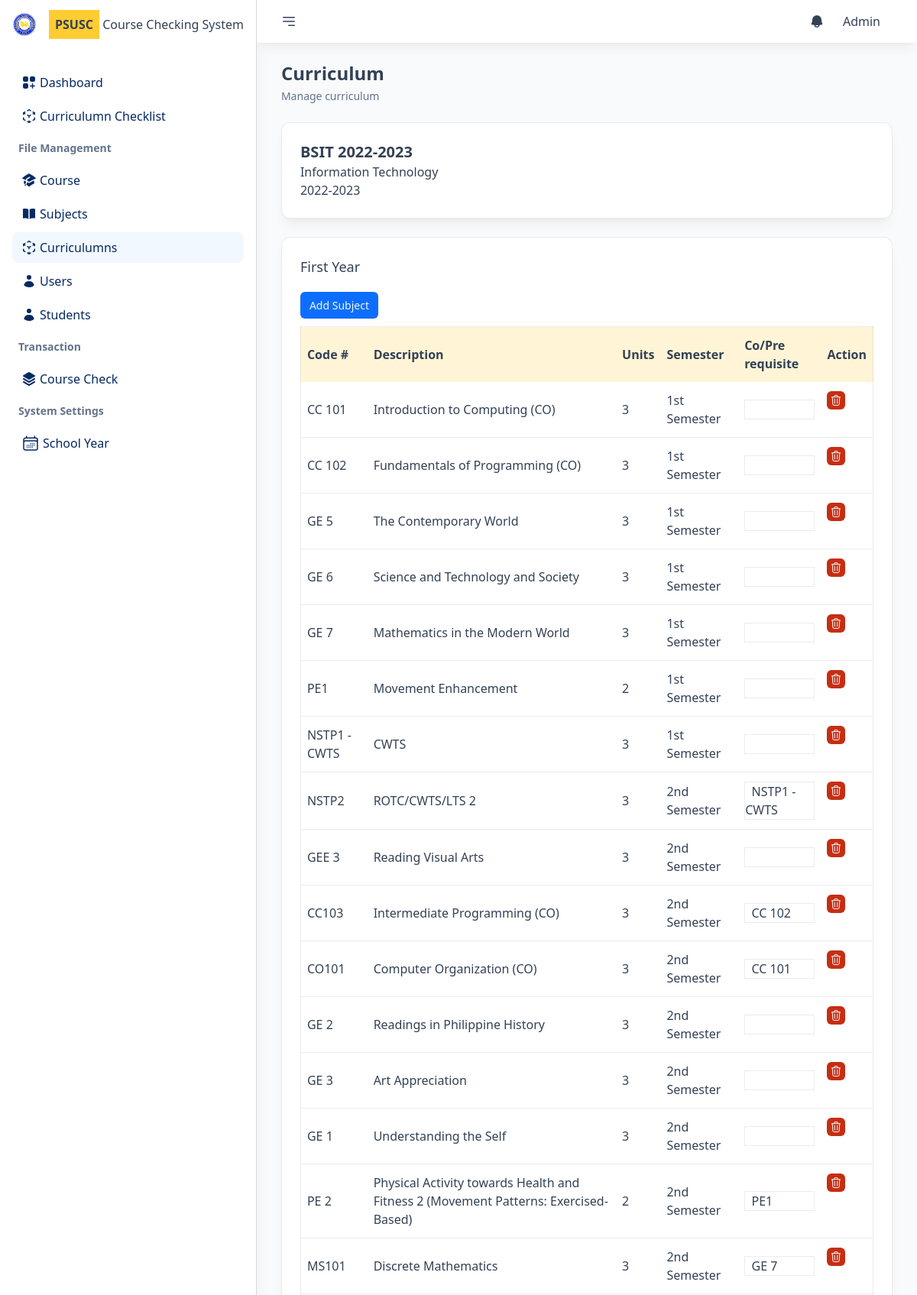
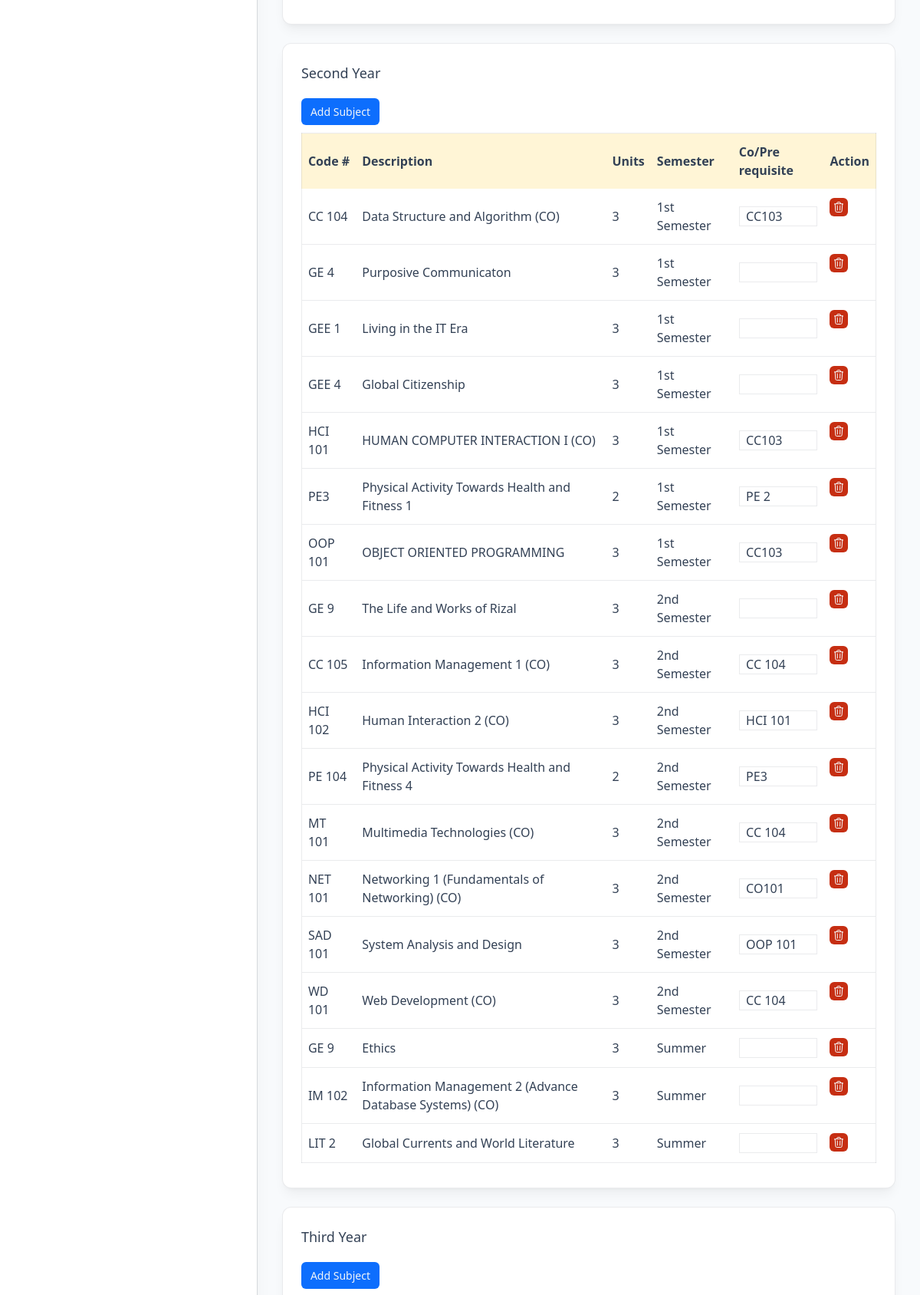
The page /curriculums/details/1 (signed in, upper part) on the database its author committed (2 pictures, top to bottom).
### tables this page shows
CREATE TABLE `users` (
  `id` int(11) NOT NULL,
  `empno` varchar(50) NOT NULL,
  `fname` varchar(150) NOT NULL,
  `lname` varchar(150) NOT NULL,
  `mname` varchar(150) NOT NULL,
  `email` varchar(150) NOT NULL,
  `password` varchar(150) NOT NULL,
  `courseId` int(11) NOT NULL,
  `userType` varchar(50) NOT NULL
);

CREATE TABLE `curriculums` (
  `id` int(11) NOT NULL,
  `name` varchar(150) NOT NULL,
  `course_id` int(11) NOT NULL,
  `sy` varchar(50) NOT NULL
);

CREATE TABLE `courses` (
  `id` int(11) NOT NULL,
  `course` varchar(150) NOT NULL,
  `description` varchar(300) NOT NULL
);

CREATE TABLE `schoolyears` (
  `id` int(11) NOT NULL,
  `schoolyear` varchar(50) NOT NULL,
  `status` varchar(50) NOT NULL
);

CREATE TABLE `yearlevels` (
  `id` int(11) NOT NULL,
  `year` varchar(50) NOT NULL
);

CREATE TABLE `subjects` (
  `id` int(11) NOT NULL,
  `subjectCode` varchar(150) NOT NULL,
  `description` text NOT NULL,
  `units` int(11) NOT NULL
);

CREATE TABLE `semesters` (
  `id` int(11) NOT NULL,
  `sem` varchar(50) NOT NULL,
  `status` varchar(50) NOT NULL
);

CREATE TABLE `curriculumdetails` (
  `id` int(11) NOT NULL,
  `currId` int(11) NOT NULL,
  `subId` int(11) NOT NULL,
  `yearId` int(11) NOT NULL,
  `semId` int(11) NOT NULL
);

### public/pages/curriculums/detailsview.php (the view, shortened to what the rows shown need)
<?php
require_once(TEMPLATE_PATH . "/header.php");
require_once(TEMPLATE_PATH . "/nav.php");
?>
<div class="px-8">
    <div class="bg-white p-6 rounded-xl shadow-lg shadow-black/5 border border-slate-700/10 mb-6">
        <h2 class="text-xl font-bold"><?= $curriculum->getName() ?></h2>
        <p><?= $curriculum->getCourse()->getDescription() ?></p>
        <p><?= $curriculum->getSyDet()->getSchoolyear() ?></p>
    </div>
    <?php
    foreach ($yearlevels as $year) :
        $y = $year['yearlevels'];
        $s = $year['subjects'];
    ?>
        <div class="bg-white p-6 rounded-xl shadow-lg shadow-black/5 border border-slate-700/10 mb-6">
            <h2 class="text-lg text-slate-700 mb-6"><?= $y->getYear() ?></h2>
            <div class="mb-4">
                <a href="#" data-remote="/curriculums/addsubject/<?= "{$curriculum->getId()}/{$y->getId()}" ?>" data-size="w-full md:w-2/5" class="pop px-3 py-2 text-sm bg-brand hover:bg-brand-dark rounded-md text-slate-100 transition-all">Add Subject</a>
            </div>
            <table class="w-full border border-slate-700/10 mb-2">
                <thead>
                    <tr class="bg-accent/20 text-left ">
                        <th class="px-2 py-3">Code #</th>
                        <th class="px-2 py-3">Description</th>
                        <th class="px-2 py-3">Units</th>
                        <th class="px-2 py-3">Semester</th>
                        <th class="px-2 py-3">Co/Pre requisite</th>
                        <th class="px-2 py-3">Action</th>
                    </tr>
                </thead>
                <tbody class="divide-y divide-slate-700/10 " id="tableBody">
                    <?php
                    foreach ($s as $subject) :
                        $prereq = $subject->getPreReqs();
                        $prereqs = [];
                        foreach ($prereq as $pp) {
                            $prereqs[] = $pp->getCode();
                        }
                    ?>
                        <tr class="transition-all">
                            <td class="px-2 py-3"><?= $subject->getSubject()->getSubjectCode() ?></td>
                            <td class="px-2 py-3"><?= $subject->getSubject()->getDescription() ?></td>
                            <td class="px-2 py-3"><?= $subject->getSubject()->getUnits() ?></td>
                            <td class="px-2 py-3"><?= $subject->getSem()->getSem() ?></td>
                            <td class=" px-2 py-3 ">
                                <div class="prereq focus:outline-brand/60 border border-slate-700/10" data-curr="<?= $curriculum->getId() ?>" data-id="<?= $subject->getId() ?>">&nbsp;
                                    <?php
                                    echo implode(", ", $prereqs);
                                    ?>
                                </div>
                            </td>
                            <td class="px-2 py-3 flex flex-row item-center gap-2">
                                <a href="#" data-remote="/currdetails/confirm/<?= $subject->getId() ?>" data-size="w-full md:w-2/5 lg:w-1/5" class="pop bg-danger-light hover:bg-danger transition-all text-slate-50 p-1 rounded-md text-sm" title="Remove">
                                </a>
                            </td>
                        </tr>
                    <?php
                    endforeach;
                    ?>
                </tbody>
            </table>
        </div>
    <?php
    endforeach;
    ?>
</div>
<?php
require_once(TEMPLATE_PATH . "/footer.php");
?>

### public/template/nav.php (shortened to what the rows shown need)
<div class="relative h-screen overflow-y-auto flex-auto flex gap-6 flex-col">
    <div class="sticky top-0 px-8 py-2 flex flex-row justify-between items-center bg-white shadow-lg shadow-black/5">
        <div class="flex flex-row gap-4 p-2 items-center">
            <div class="relative group">
                <a href="#" class="p-2">
                    <?= $userdata->getFname() ?>
                </a>
            </div>
        </div>
    </div>
    <div class="px-8">
        <h2 class="text-2xl font-semibold mb-1"><?= ucfirst($pageTitle) ?></h2>
    </div>

### rows shown on the page
users: fname "Admin"
curriculums: name "BSIT 2022-2023"
courses: description "Information Technology"
schoolyears: schoolyear "2022-2023"
yearlevels: year "First Year", subjects.subjectCode "CC 101", Description "Introduction to Computing (CO)", Units "3", semesters.sem "1st Semester"
curriculumdetails: subjects.subjectCode "CC 102", Description "Fundamentals of Programming (CO)", Units "3", Sem "1st Semester"
curriculumdetails: subjects.subjectCode "GE 5", Description "The Contemporary World", Units "3", Sem "1st Semester"
curriculumdetails: subjects.subjectCode "GE 6", Description "Science and Technology and Society", Units "3", Sem "1st Semester"
curriculumdetails: subjects.subjectCode "GE 7", Description "Mathematics in the Modern World", Units "3", Sem "1st Semester"
curriculumdetails: subjects.subjectCode "PE1", Description "Movement Enhancement", Units "2", Sem "1st Semester"
curriculumdetails: subjects.subjectCode "NSTP1 - CWTS", Description "CWTS", Units "3", Sem "1st Semester"
curriculumdetails: subjects.subjectCode "NSTP2", Description "ROTC/CWTS/LTS 2", Units "3", semesters.sem "2nd Semester", prereqs "NSTP1 - CWTS"
curriculumdetails: subjects.subjectCode "GEE 3", Description "Reading Visual Arts", Units "3", Sem "2nd Semester"
curriculumdetails: subjects.subjectCode "CC103", Description "Intermediate Programming (CO)", Units "3", Sem "2nd Semester", prereqs "CC 102"
curriculumdetails: subjects.subjectCode "CO101", Description "Computer Organization (CO)", Units "3", Sem "2nd Semester", prereqs "CC 101"
curriculumdetails: subjects.subjectCode "GE 2", Description "Readings in Philippine History", Units "3", Sem "2nd Semester"
curriculumdetails: subjects.subjectCode "GE 3", Description "Art Appreciation", Units "3", Sem "2nd Semester"
curriculumdetails: subjects.subjectCode "GE 1", Description "Understanding the Self", Units "3", Sem "2nd Semester"
curriculumdetails: subjects.subjectCode "PE 2", Description "Physical Activity towards Health and Fitness 2 (Movement Patterns: Exercised-Based)", Units "2", Sem "2nd Semester", prereqs "PE1"
curriculumdetails: subjects.subjectCode "MS101", Description "Discrete Mathematics", Units "3", Sem "2nd Semester", prereqs "GE 7"
yearlevels: year "Second Year"
curriculumdetails: subjects.subjectCode "CC 104", Description "Data Structure and Algorithm (CO)", Units "3", Sem "1st Semester", prereqs "CC103"
curriculumdetails: subjects.subjectCode "GE 4", Description "Purposive Communicaton", Units "3", Sem "1st Semester"
curriculumdetails: subjects.subjectCode "GEE 1", Description "Living in the IT Era", Units "3", Sem "1st Semester"
curriculumdetails: subjects.subjectCode "GEE 4", Description "Global Citizenship", Units "3", Sem "1st Semester"
curriculumdetails: subjects.subjectCode "HCI 101", Description "HUMAN COMPUTER INTERACTION I (CO)", Units "3", Sem "1st Semester", prereqs "CC103"
curriculumdetails: subjects.subjectCode "PE3", Description "Physical Activity Towards Health and Fitness 1", Units "2", Sem "1st Semester", prereqs "PE 2"
curriculumdetails: subjects.subjectCode "OOP 101", Description "OBJECT ORIENTED PROGRAMMING", Units "3", Sem "1st Semester", prereqs "CC103"
curriculumdetails: subjects.subjectCode "GE 9", Description "The Life and Works of Rizal", Units "3", Sem "2nd Semester"
curriculumdetails: subjects.subjectCode "CC 105", Description "Information Management 1 (CO)", Units "3", Sem "2nd Semester", prereqs "CC 104"
curriculumdetails: subjects.subjectCode "HCI 102", Description "Human Interaction 2 (CO)", Units "3", Sem "2nd Semester", prereqs "HCI 101"
curriculumdetails: subjects.subjectCode "PE 104", Description "Physical Activity Towards Health and Fitness 4", Units "2", Sem "2nd Semester", prereqs "PE3"
curriculumdetails: subjects.subjectCode "MT 101", Description "Multimedia Technologies (CO)", Units "3", Sem "2nd Semester", prereqs "CC 104"
curriculumdetails: subjects.subjectCode "NET 101", Description "Networking 1 (Fundamentals of Networking) (CO)", Units "3", Sem "2nd Semester", prereqs "CO101"
curriculumdetails: subjects.subjectCode "SAD 101", Description "System Analysis and Design", Units "3", Sem "2nd Semester", prereqs "OOP 101"
curriculumdetails: subjects.subjectCode "WD 101", Description "Web Development (CO)", Units "3", Sem "2nd Semester", prereqs "CC 104"
curriculumdetails: subjects.subjectCode "GE 9", Description "Ethics", Units "3", Sem "Summer"
curriculumdetails: subjects.subjectCode "IM 102", Description "Information Management 2 (Advance Database Systems) (CO)", Units "3", Sem "Summer"
curriculumdetails: subjects.subjectCode "LIT 2", Description "Global Currents and World Literature", Units "3", Sem "Summer"
yearlevels: year "Third Year"

### other values the page prints
$pageTitle "Curriculum"
$pageDesc "Manage curriculum"
